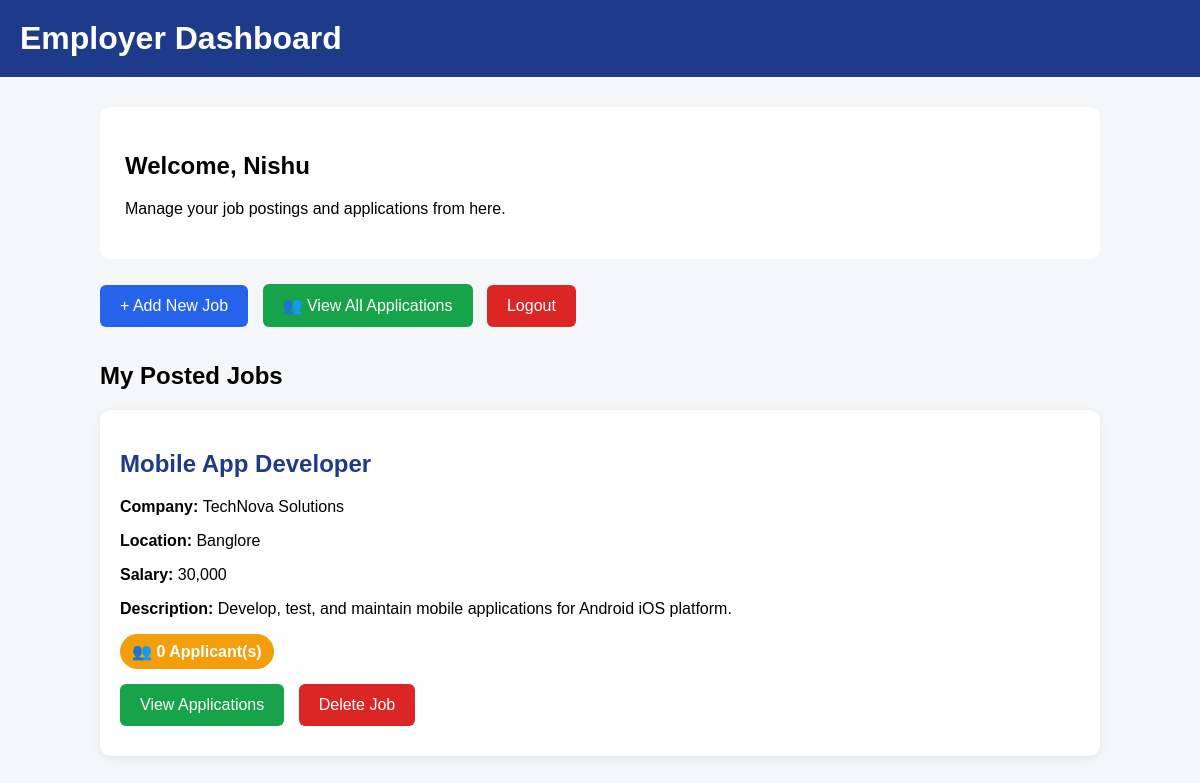
Screenshot of /employer-dashboard/ (signed in) with the database file from the repository.
### jobapp/models.py (models this page shows, shortened)
class Job(models.Model):
    employer = models.ForeignKey(
        User,
        on_delete=models.CASCADE,
        related_name='posted_jobs',
        null=True,
        blank=True
    )
    title = models.CharField(
        max_length=100
    )
    company = models.CharField(
        max_length=100
    )
    location = models.CharField(
        max_length=100
    )
    salary = models.CharField(
        max_length=50
    )
    description = models.TextField()
    created_at = models.DateTimeField(
        auto_now_add=True
    )

### jobapp/views.py (the view)
def employer_dashboard(request):
    if not request.user.is_authenticated:
        return redirect("employer_login")
    try:
        profile = Profile.objects.get(
            user=request.user
        )
    except Profile.DoesNotExist:
        messages.error(
            request,
            "Employer profile not found."
        )
        return redirect("employer_login")
    if profile.role != "employer":
        messages.error(
            request,
            "Only employers can access this page."
        )
        return redirect("jobs")
    posted_jobs = Job.objects.filter(
        employer=request.user
    ).order_by("-id")
    return render(
        request,
        "employer_dashboard.html",
        {
            "posted_jobs": posted_jobs
        }
    )

### jobapp/templates/employer_dashboard.html (shortened to what this page needs)
<!DOCTYPE html>
<html>
<head>
</head>
<body>
<div class="header">
    <h1>
        Employer Dashboard
    </h1>
</div>
<div class="container">
    <div class="welcome">
        <h2>
            Welcome, {{ request.user.username }}
        </h2>
        <p>
            Manage your job postings and applications from here.
        </p>
    </div>
    <div class="buttons">
        <a
            href="{% url 'employer_add_job' %}"
            class="btn"
        >
            + Add New Job
        </a>
        <a
            href="{% url 'employer_applications' %}"
            class="btn applications"
        >
            👥 View All Applications
        </a>
        <a
            href="{% url 'logout' %}"
            class="btn logout"
        >
            Logout
        </a>
    </div>
    <h2>
        My Posted Jobs
    </h2>
    {% if posted_jobs %}
        {% for job in posted_jobs %}
            <div class="job">
                <h2>
                    {{ job.title }}
                </h2>
                <p>
                    <strong>
                        Company:
                    </strong>
                    {{ job.company }}
                </p>
                <p>
                    <strong>
                        Location:
                    </strong>
                    {{ job.location }}
                </p>
                <p>
                    <strong>
                        Salary:
                    </strong>
                    {{ job.salary }}
                </p>
                <p>
                    <strong>
                        Description:
                    </strong>
                    {{ job.description }}
                </p>
                <div class="application-count">
                    👥
                    {{ job.applications.count }}
                    Applicant(s)
                </div>
                <br>
                <a
                    href="{% url 'employer_applications' %}"
                    class="btn view-applications"
                >
                    View Applications
                </a>
                <a
                    href="{% url 'delete_job' job.id %}"
                    class="btn delete"
                >
                    Delete Job
                </a>
            </div>
        {% endfor %}
    {% endif %}
</div>
</body>
</html>

### jobapp/templates/employer_dashboard.html (style rules this page uses)
body { font-family: Arial, sans-serif; background: #f4f6f8; margin: 0; }
.header { background: #1e3a8a; color: white; padding: 20px; }
.header h1 { margin: 0; }
.container { width: 90%; max-width: 1000px; margin: 30px auto; }
.welcome { background: white; padding: 25px; border-radius: 10px; margin-bottom: 25px; }
.buttons { margin-bottom: 25px; }
.btn { display: inline-block; padding: 12px 20px; margin-right: 10px; margin-bottom: 10px; text-decoration: none; color: white; background: #2563eb; border-radius: 6px; }
.logout { background: #dc2626; }
.applications { background: #16a34a; }
.job { background: white; padding: 20px; margin-bottom: 15px; border-radius: 10px; box-shadow: 0 2px 8px rgba(0, 0, 0, 0.08); }
.job h2 { color: #1e3a8a; }
.delete { background: #dc2626; }
.view-applications { background: #16a34a; }
.application-count { display: inline-block; background: #f59e0b; color: white; padding: 8px 12px; border-radius: 20px; font-weight: bold; margin-bottom: 15px; }

### rows the page displays
Job: title "Mobile App Developer", company "TechNova Solutions", location "Banglore", salary "30,000", description "Develop, test, and maintain mobile applications for Android iOS platform.", applications.count "0"

### other values shown
{{ request.user.username }} "Nishu"
